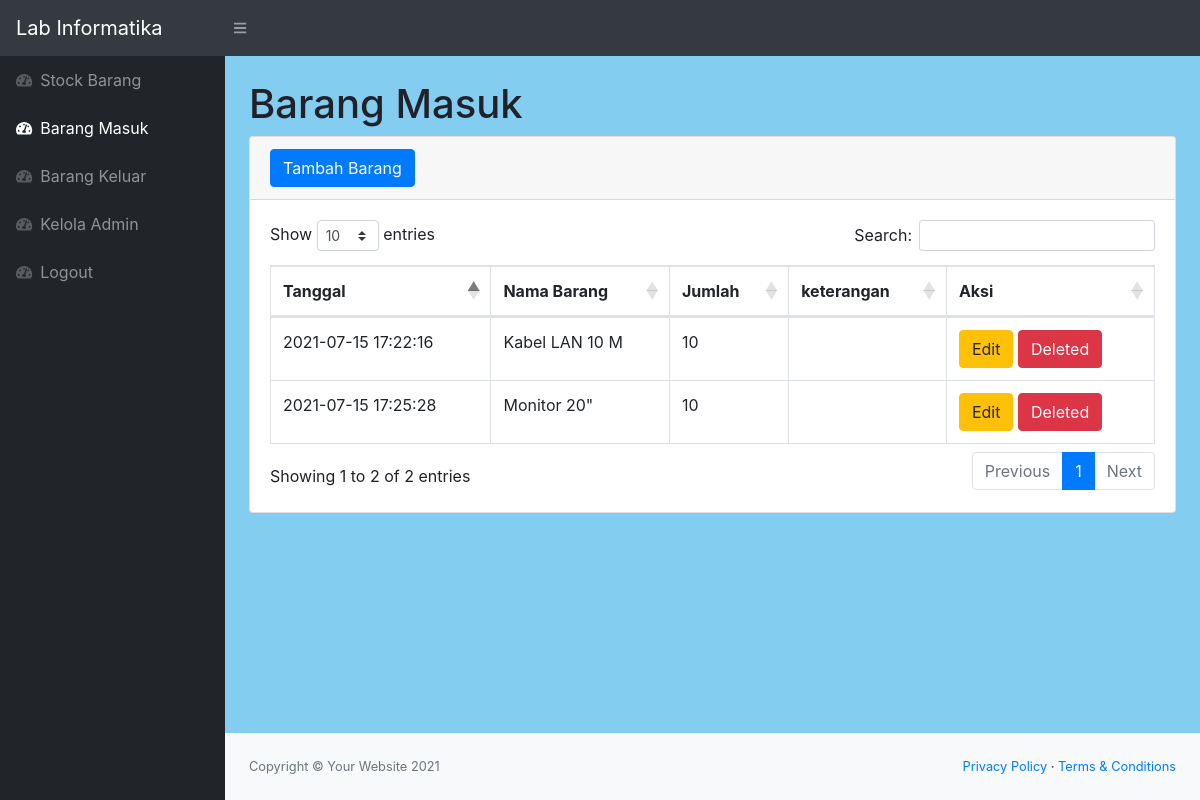
The page /masuk.php (signed in) on the database its author committed.
### tables this page shows
CREATE TABLE `masuk` (
  `idmasuk` int(11) NOT NULL,
  `idbarang` int(11) NOT NULL,
  `tanggal` timestamp NOT NULL DEFAULT current_timestamp(),
  `pemasok` varchar(25) NOT NULL,
  `qty` int(11) NOT NULL
);

CREATE TABLE `stock` (
  `idbarang` int(11) NOT NULL,
  `namabarang` varchar(25) NOT NULL,
  `deskripsi` varchar(50) NOT NULL,
  `stock` int(11) NOT NULL
);

### masuk.php (the view, shortened to what this page needs)
<?php
    require 'function.php';
?>
<!DOCTYPE html>
<html lang="en">
    <head>
        <link href="css/styles.css" rel="stylesheet" />
        <link href="https://cdn.datatables.net/1.10.20/css/dataTables.bootstrap4.min.css" rel="stylesheet" />
    </head>
    <body class="sb-nav-fixed">
        <nav class="sb-topnav navbar navbar-expand navbar-dark bg-dark">
            <a class="navbar-brand" href="index.php">Lab Informatika</a>
            <button class="btn btn-link btn-sm order-1 order-lg-0" id="sidebarToggle" href="#"><i class="fas fa-bars"></i></button>
        </nav>
        <div id="layoutSidenav">
            <div id="layoutSidenav_nav">
                <nav class="sb-sidenav accordion sb-sidenav-dark" id="sidenavAccordion">
                    <div class="sb-sidenav-menu">
                        <div class="nav">
                        <a class="nav-link" href="index.php">
                                <div class="sb-nav-link-icon"><i class="fas fa-tachometer-alt"></i></div>
                                Stock Barang
                            </a>
                            <a class="nav-link" href="masuk.php">
                                <div class="sb-nav-link-icon"><i class="fas fa-tachometer-alt"></i></div>
                                Barang Masuk
                            </a>
                            <a class="nav-link" href="keluar.php">
                                <div class="sb-nav-link-icon"><i class="fas fa-tachometer-alt"></i></div>
                                Barang Keluar
                            </a>
                            <a class="nav-link" href="admin.php">
                                <div class="sb-nav-link-icon"><i class="fas fa-tachometer-alt"></i></div>
                                Kelola Admin
                            </a>
                            <a class="nav-link" href="logout.php">
                                <div class="sb-nav-link-icon"><i class="fas fa-tachometer-alt"></i></div>
                                Logout
                            </a>
                        </div>
                    </div>
                </nav>
            </div>
            <div id="layoutSidenav_content">
                <main>
                    <div class="container-fluid">
                        <h1 class="mt-4">Barang Masuk</h1>
                        <div class="card mb-4">
                            <div class="card-header">
                            <button type="button" class="btn btn-primary" data-toggle="modal" data-target="#myModal">Tambah Barang </button>
                            </div>
                            <div class="card-body">
                                <div class="table-responsive">
                                    <table class="table table-bordered" id="dataTable" width="100%" cellspacing="0">
                                        <thead>
                                            <tr>
                                                <th>Tanggal</th>
                                                <th>Nama Barang</th>
                                                <th>Jumlah</th>
                                                <th>keterangan</th>
                                                <th>Aksi</th>
                                            </tr>
                                        </thead>
                                        <tbody>
                                        <?php
                                            $ambilsemuadatastock = mysqli_query($conn, "select * from masuk m, stock s where s.idbarang = m.idbarang");
                                            while($data=mysqli_fetch_array($ambilsemuadatastock)){
                                                $idm = $data['idmasuk'];
                                                $tanggal = $data['tanggal'];
                                                $namabarang = $data['namabarang'];
                                                $qty = $data['qty'];
                                                $keterangan = $data['keterangan'];
                                            ?>
                                            <tr>
                                                <td><?=$tanggal;?></td>
                                                <td><?=$namabarang;?></td>
                                                <td><?=$qty;?></td>
                                                <td><?=$keterangan;?></td>
                                                <td>
                                                <button type="button" class="btn btn-warning" data-toggle="modal" data-target="#edit<?=$idm;?>">
                                                Edit
                                                </button>
                                                <button type="button" class="btn btn-danger" data-toggle="modal" data-target="#delete<?=$idm;?>">
                                                Deleted
                                                </button>
                                                </td>
                                            </tr>
                                            <?php
                                            };
                                            ?>
                                        </tbody>
                                    </table>
                                </div>
                            </div>
                        </div>
                    </div>
                </main>
                <footer class="py-4 bg-light mt-auto">
                    <div class="container-fluid">
                        <div class="d-flex align-items-center justify-content-between small">
                            <div class="text-muted">Copyright &copy; Your Website 2021</div>
                            <div>
                                <a href="#">Privacy Policy</a>
                                &middot;
                                <a href="#">Terms &amp; Conditions</a>
                            </div>
                        </div>
                    </div>
                </footer>
            </div>
        </div>
    </body>
</html>

### rows shown on the page
masuk: tanggal "2021-07-15 17:22:16", idbarang.namabarang "Kabel LAN 10 M", qty "10"
masuk: tanggal "2021-07-15 17:25:28", idbarang.namabarang "Monitor 20\"", qty "10"
